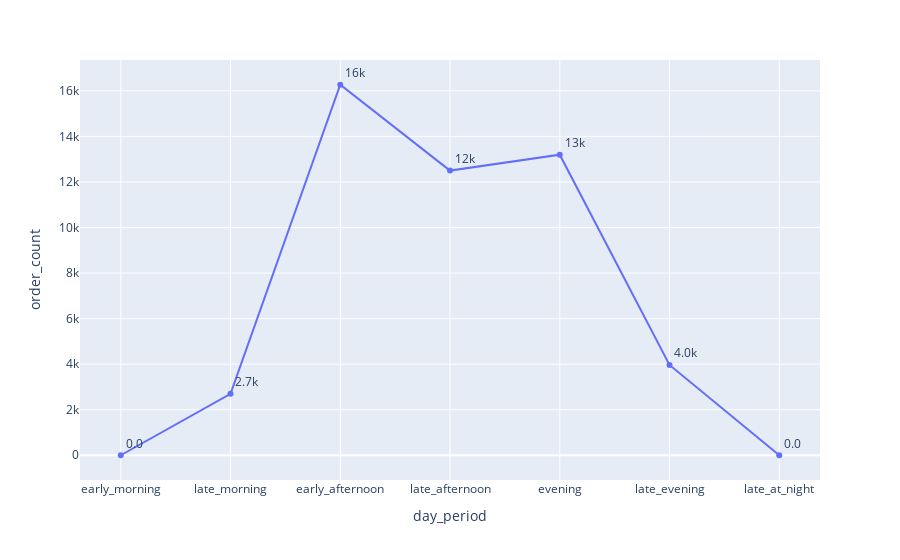

The notebook cell saved with this chart:
### Code cell
fig = px.line(df, x='day_period', y='order_count', 
              markers=True, text='order_count')
fig.update_traces(textposition='top right',texttemplate="%{text:.2s}")

### Figure 1 — Plotly figure (JSON) as saved in the notebook; plotly's stock layout.template omitted (floating-point values rounded to 4 significant figures)
{"data": [{"hovertemplate": "day_period=%{x}<br>order_count=%{text}<extra></extra>", "legendgroup": "", "line": {"color": "#636efa", "dash": "solid"}, "marker": {"symbol": "circle"}, "mode": "text+lines+markers", "name": "", "orientation": "v", "showlegend": false, "text": [0, 2697, 16268, 12498, 13196, 3966, 0], "textposition": "top right", "texttemplate": "%{text:.2s}", "type": "scatter", "x": ["early_morning", "late_morning", "early_afternoon", "late_afternoon", "evening", "late_evening", "late_at_night"], "xaxis": "x", "y": [0, 2697, 16268, 12498, 13196, 3966, 0], "yaxis": "y"}], "layout": {"legend": {"tracegroupgap": 0}, "margin": {"t": 60}, "xaxis": {"anchor": "y", "domain": [0, 1], "title": {"text": "day_period"}}, "yaxis": {"anchor": "x", "domain": [0, 1], "title": {"text": "order_count"}}}}
